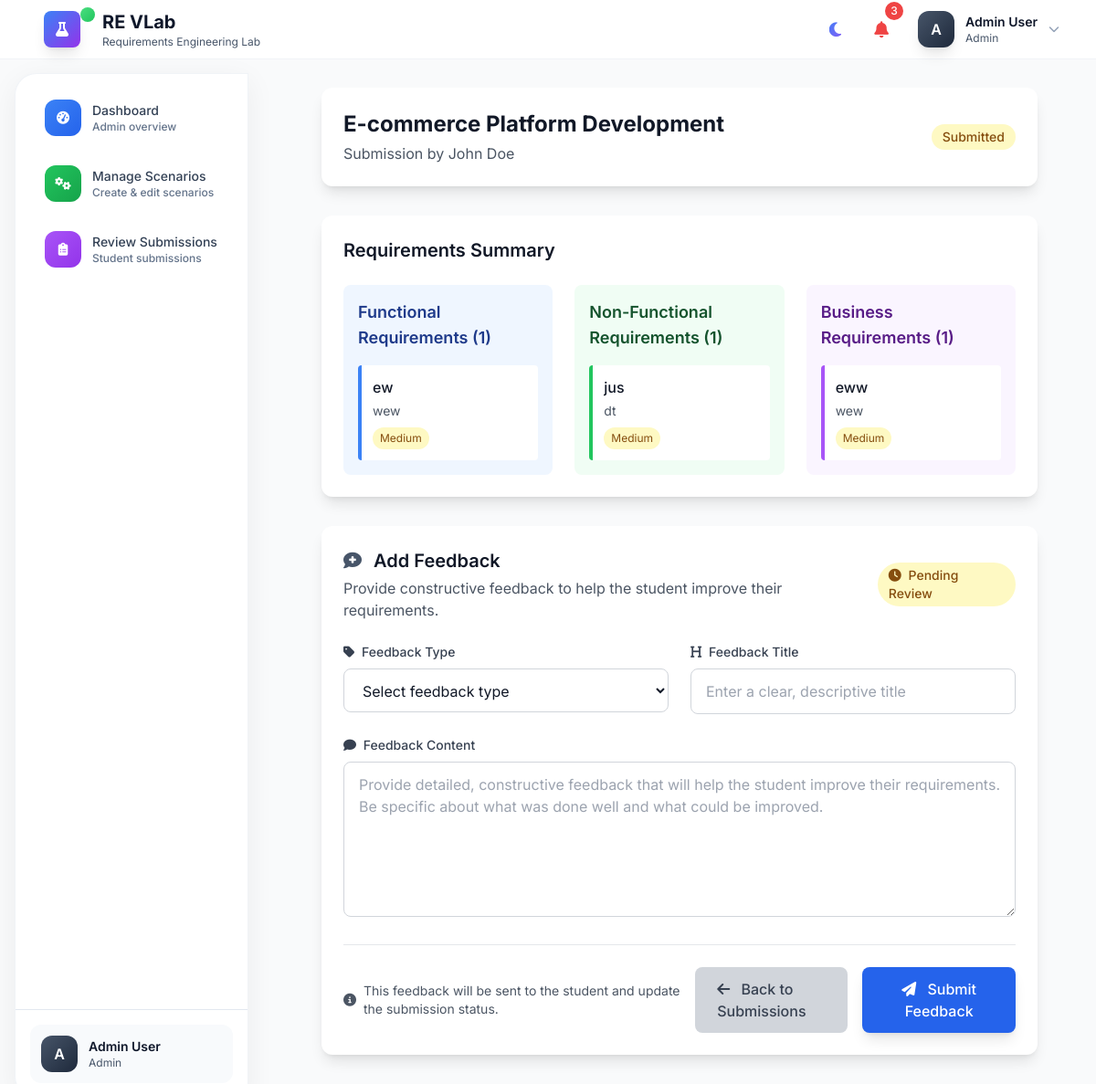
/submissions/1/ (signed in), run on an earlier commit of the app's database.
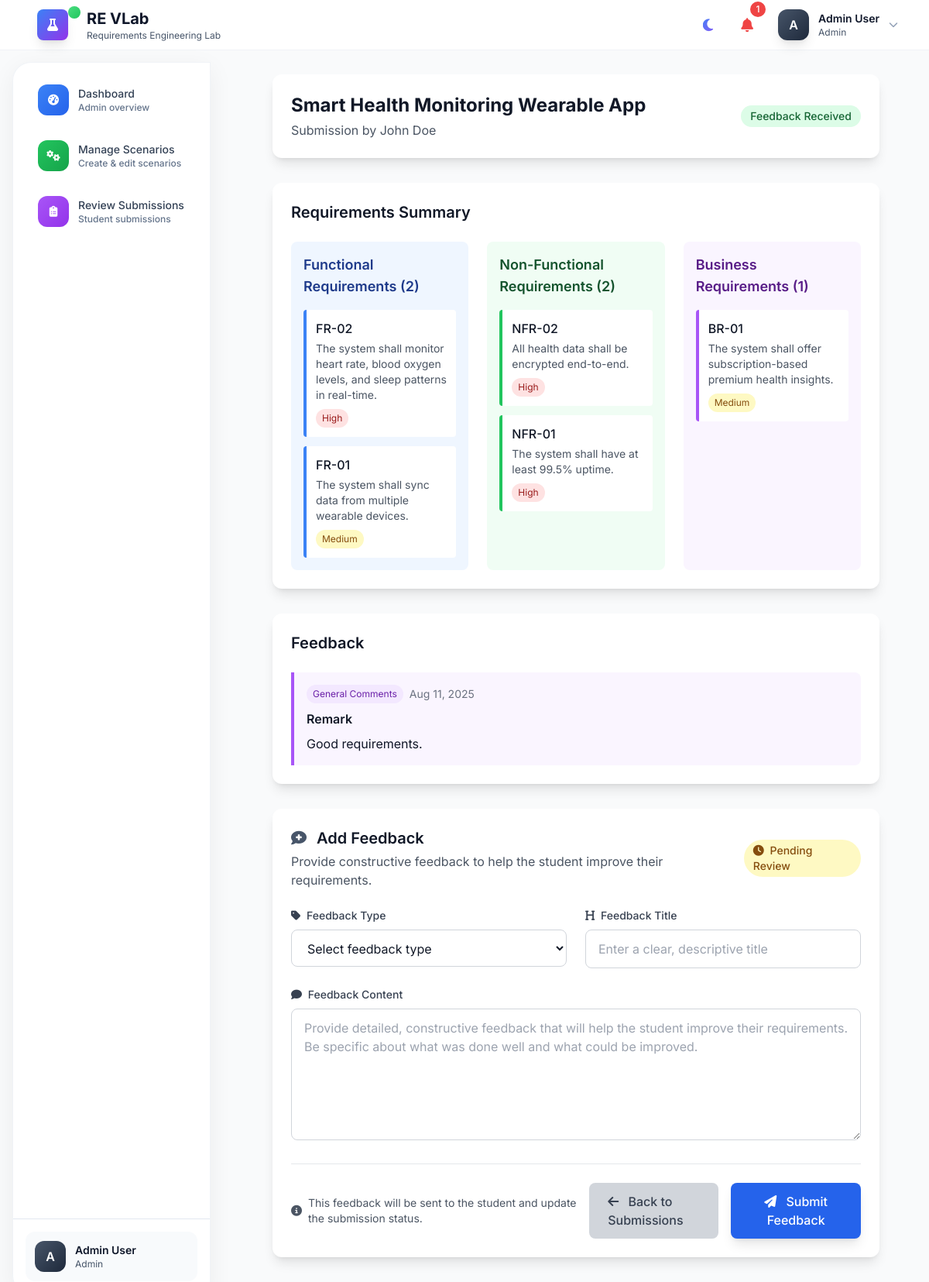
And on a later commit of the database.
### lab/models.py (models this page shows, shortened)
class ScenarioSubmission(models.Model):
    STATUS_CHOICES = [
        ('draft', 'Draft'),
        ('submitted', 'Submitted'),
        ('feedback_received', 'Feedback Received'),
    ]
    scenario = models.ForeignKey(Scenario, on_delete=models.CASCADE)
    student = models.ForeignKey(User, on_delete=models.CASCADE)
    status = models.CharField(max_length=20, choices=STATUS_CHOICES, default='draft')
    submitted_at = models.DateTimeField(null=True, blank=True)
    created_at = models.DateTimeField(auto_now_add=True)
    updated_at = models.DateTimeField(auto_now=True)
    class Meta:
        unique_together = ['scenario', 'student']
        ordering = ['-updated_at']

class Scenario(models.Model):
    DIFFICULTY_CHOICES = [
        ('beginner', 'Beginner'),
        ('intermediate', 'Intermediate'),
        ('advanced', 'Advanced'),
    ]
    title = models.CharField(max_length=200)
    difficulty = models.CharField(max_length=20, choices=DIFFICULTY_CHOICES, default='intermediate')
    introduction = models.TextField()
    aim = models.TextField()
    objectives = models.TextField()
    description = models.TextField()
    created_by = models.ForeignKey(User, on_delete=models.CASCADE)
    created_at = models.DateTimeField(auto_now_add=True)
    updated_at = models.DateTimeField(auto_now=True)
    is_active = models.BooleanField(default=True)
    class Meta:
        ordering = ['-created_at']

class Requirement(models.Model):
    REQUIREMENT_TYPES = [
        ('functional', 'Functional Requirement'),
        ('non_functional', 'Non-Functional Requirement'),
        ('business', 'Business Requirement'),
    ]
    submission = models.ForeignKey(ScenarioSubmission, on_delete=models.CASCADE, related_name='requirements')
    requirement_type = models.CharField(max_length=20, choices=REQUIREMENT_TYPES)
    title = models.CharField(max_length=200)
    description = models.TextField()
    priority = models.CharField(max_length=10, choices=[
        ('high', 'High'),
        ('medium', 'Medium'),
        ('low', 'Low')
    ], default='medium')
    created_at = models.DateTimeField(auto_now_add=True)
    updated_at = models.DateTimeField(auto_now=True)
    class Meta:
        ordering = ['requirement_type', '-created_at']

class Feedback(models.Model):
    FEEDBACK_TYPES = [
        ('general', 'General Comments'),
        ('clarification', 'Request for Clarification'),
        ('improvement', 'Suggestion for Improvement'),
    ]
    submission = models.ForeignKey(ScenarioSubmission, on_delete=models.CASCADE, related_name='feedbacks')
    feedback_type = models.CharField(max_length=20, choices=FEEDBACK_TYPES)
    title = models.CharField(max_length=200)
    content = models.TextField()
    admin = models.ForeignKey(User, on_delete=models.CASCADE)
    created_at = models.DateTimeField(auto_now_add=True)
    is_read = models.BooleanField(default=False)
    class Meta:
        ordering = ['-created_at']

### lab/views.py (the view)
# urls.py: path('submissions/<int:pk>/', views.submission_detail, name='submission_detail'),
@login_required
def submission_detail(request, pk):
    submission = get_object_or_404(ScenarioSubmission, pk=pk)
    user_profile = get_object_or_404(UserProfile, user=request.user)
    if user_profile.role == 'admin':
        pass
    elif submission.student == request.user:
        pass
    else:
        messages.error(request, 'Access denied.')
        return redirect('dashboard')
    functional_reqs = submission.requirements.filter(requirement_type='functional')
    non_functional_reqs = submission.requirements.filter(requirement_type='non_functional')
    business_reqs = submission.requirements.filter(requirement_type='business')
    feedbacks = submission.feedbacks.all().order_by('-created_at')
    context = {
        'submission': submission,
        'functional_reqs': functional_reqs,
        'non_functional_reqs': non_functional_reqs,
        'business_reqs': business_reqs,
        'feedbacks': feedbacks,
        'feedback_form': FeedbackForm() if user_profile.role == 'admin' else None,
    }
    return render(request, 'lab/submission_detail.html', context)

### lab/forms.py
class FeedbackForm(forms.ModelForm):
    class Meta:
        model = Feedback
        fields = ['feedback_type', 'title', 'content']
        widgets = {
            'feedback_type': forms.Select(attrs={'class': 'coursera-input'}),
            'title': forms.TextInput(attrs={'class': 'coursera-input'}),
            'content': forms.Textarea(attrs={'rows': 4, 'class': 'coursera-input'}),
        }
    def __init__(self, *args, **kwargs):
        super().__init__(*args, **kwargs)
        self.helper = FormHelper()
        self.helper.layout = Layout(
            'feedback_type',
            'title',
            'content',
            Submit('submit', 'Submit Feedback', css_class='coursera-btn-primary')
        )
        self.fields['title'].widget.attrs['placeholder'] = 'Enter feedback title'
        self.fields['content'].widget.attrs['placeholder'] = 'Provide detailed feedback'

### templates/lab/submission_detail.html (shortened to what the changed rows need)
{% extends 'base.html' %}
{% load crispy_forms_tags %}
{% block content %}
<div class="max-w-7xl mx-auto px-4 sm:px-6 lg:px-8">
    <div class="space-y-8">
        <div class="bg-white dark:bg-gray-800 rounded-xl shadow-lg p-6 theme-transition">
            <div class="flex items-center justify-between">
                <div>
                    <h1 class="text-2xl font-bold text-gray-900 dark:text-white">{{ submission.scenario.title }}</h1>
                    <p class="text-gray-600 dark:text-gray-400 mt-1">
                        Submission by {{ submission.student.get_full_name|default:submission.student.username }}
                    </p>
                </div>
                <span class="px-3 py-1 rounded-full text-sm font-medium
                    {% if submission.status == 'submitted' %}bg-yellow-100 dark:bg-yellow-900/30 text-yellow-800 dark:text-yellow-300
                    {% elif submission.status == 'feedback_received' %}bg-green-100 dark:bg-green-900/30 text-green-800 dark:text-green-300
                    {% else %}bg-gray-100 dark:bg-gray-700 text-gray-800 dark:text-gray-300{% endif %}">
                    {{ submission.get_status_display }}
                </span>
            </div>
        </div>
        <div class="bg-white dark:bg-gray-800 rounded-xl shadow-lg p-6 theme-transition">
            <h2 class="text-xl font-semibold mb-6 text-gray-900 dark:text-white">Requirements Summary</h2>
            <div class="grid md:grid-cols-3 gap-6">
                <div class="bg-blue-50 dark:bg-blue-900/20 rounded-lg p-4 theme-transition">
                    <h3 class="text-lg font-semibold text-blue-900 dark:text-blue-300 mb-4">
                        Functional Requirements ({{ functional_reqs.count }})
                    </h3>
                    <div class="space-y-3">
                        {% for req in functional_reqs %}
                        <div class="bg-white dark:bg-gray-700 p-3 rounded border-l-4 border-blue-500 theme-transition">
                            <h4 class="font-medium text-gray-900 dark:text-white">{{ req.title }}</h4>
                            <p class="text-sm text-gray-600 dark:text-gray-400 mt-1">{{ req.description }}</p>
                            <span class="inline-block mt-2 px-2 py-1 text-xs rounded-full
                                {% if req.priority == 'high' %}bg-red-100 dark:bg-red-900/30 text-red-800 dark:text-red-300
                                {% elif req.priority == 'medium' %}bg-yellow-100 dark:bg-yellow-900/30 text-yellow-800 dark:text-yellow-300
                                {% else %}bg-green-100 dark:bg-green-900/30 text-green-800 dark:text-green-300{% endif %}">
                                {{ req.get_priority_display }}
                            </span>
                        </div>
                        {% empty %}
                        <p class="text-gray-500 dark:text-gray-400 text-sm">No functional requirements</p>
                        {% endfor %}
                    </div>
                </div>
                <div class="bg-green-50 dark:bg-green-900/20 rounded-lg p-4 theme-transition">
                    <h3 class="text-lg font-semibold text-green-900 dark:text-green-300 mb-4">
                        Non-Functional Requirements ({{ non_functional_reqs.count }})
                    </h3>
                    <div class="space-y-3">
                        {% for req in non_functional_reqs %}
                        <div class="bg-white dark:bg-gray-700 p-3 rounded border-l-4 border-green-500 theme-transition">
                            <h4 class="font-medium text-gray-900 dark:text-white">{{ req.title }}</h4>
                            <p class="text-sm text-gray-600 dark:text-gray-400 mt-1">{{ req.description }}</p>
                            <span class="inline-block mt-2 px-2 py-1 text-xs rounded-full
                                {% if req.priority == 'high' %}bg-red-100 dark:bg-red-900/30 text-red-800 dark:text-red-300
                                {% elif req.priority == 'medium' %}bg-yellow-100 dark:bg-yellow-900/30 text-yellow-800 dark:text-yellow-300
                                {% else %}bg-green-100 dark:bg-green-900/30 text-green-800 dark:text-green-300{% endif %}">
                                {{ req.get_priority_display }}
                            </span>
                        </div>
                        {% empty %}
                        <p class="text-gray-500 dark:text-gray-400 text-sm">No non-functional requirements</p>
                        {% endfor %}
                    </div>
                </div>
                <div class="bg-purple-50 dark:bg-purple-900/20 rounded-lg p-4 theme-transition">
                    <div class="space-y-3">
                        {% for req in business_reqs %}
                        <div class="bg-white dark:bg-gray-700 p-3 rounded border-l-4 border-purple-500 theme-transition">
                            <h4 class="font-medium text-gray-900 dark:text-white">{{ req.title }}</h4>
                            <p class="text-sm text-gray-600 dark:text-gray-400 mt-1">{{ req.description }}</p>
                            <span class="inline-block mt-2 px-2 py-1 text-xs rounded-full
                                {% if req.priority == 'high' %}bg-red-100 dark:bg-red-900/30 text-red-800 dark:text-red-300
                                {% elif req.priority == 'medium' %}bg-yellow-100 dark:bg-yellow-900/30 text-yellow-800 dark:text-yellow-300
                                {% else %}bg-green-100 dark:bg-green-900/30 text-green-800 dark:text-green-300{% endif %}">
                                {{ req.get_priority_display }}
                            </span>
                        </div>
                        {% empty %}
                        <p class="text-gray-500 dark:text-gray-400 text-sm">No business requirements</p>
                        {% endfor %}
                    </div>
                </div>
            </div>
        </div>
        {% if feedbacks %}
        <div class="bg-white dark:bg-gray-800 rounded-xl shadow-lg p-6 theme-transition">
            <h2 class="text-xl font-semibold mb-6 text-gray-900 dark:text-white">Feedback</h2>
            <div class="space-y-4">
                {% for feedback in feedbacks %}
                <div class="border-l-4 border-purple-500 bg-purple-50 dark:bg-purple-900/20 p-4 rounded-r-lg theme-transition">
                    <div class="flex items-start justify-between">
                        <div class="flex-1">
                            <div class="flex items-center space-x-2 mb-2">
                                <span class="px-2 py-1 text-xs rounded-full bg-purple-100 dark:bg-purple-800 text-purple-800 dark:text-purple-200">
                                    {{ feedback.get_feedback_type_display }}
                                </span>
                                <span class="text-sm text-gray-500 dark:text-gray-400">{{ feedback.created_at|date:"M d, Y" }}</span>
                            </div>
                            <h3 class="font-semibold text-gray-900 dark:text-white mb-2">{{ feedback.title }}</h3>
                            <p class="text-gray-700 dark:text-gray-300">{{ feedback.content|linebreaks }}</p>
                        </div>
                    </div>
                </div>
                {% endfor %}
            </div>
        </div>
        {% endif %}
        {% if feedback_form %}
        <div class="bg-white dark:bg-gray-800 rounded-xl shadow-lg p-6 theme-transition">
            <div class="flex items-center justify-between mb-6">
                <div>
                    <h2 class="text-xl font-semibold text-gray-900 dark:text-white">
                        <i class="fas fa-comment-medical mr-2 text-primary-600 dark:text-primary-400"></i>
                        Add Feedback
                    </h2>
                </div>
            </div>
        </div>
        {% endif %}
    </div>
</div>
{% endblock %}

### templates/base.html (shortened to what the changed rows need)
{% load static %}
<!DOCTYPE html>
<html lang="en" class="{% if request.session.theme == 'dark' %}dark{% endif %}">
<head>
    <script src="https://cdn.tailwindcss.com"></script>
    <link href="https://cdnjs.cloudflare.com/ajax/libs/font-awesome/6.4.0/css/all.min.css" rel="stylesheet">
</head>
<body class="font-sans antialiased bg-gray-50 dark:bg-gray-900 text-gray-900 dark:text-white" x-data="{ sidebarOpen: false, sidebarCollapsed: false, notificationsOpen: false, profileOpen: false }">
    {% if user.is_authenticated %}
    <nav class="nav-glass fixed w-full top-0 z-50">
        <div class="max-w-7xl mx-auto px-4 sm:px-6 lg:px-8">
            <div class="flex justify-between items-center h-16">
                <div class="flex items-center space-x-4">
                    <a href="{% url 'home' %}" class="flex items-center space-x-3 group">
                        <div class="hidden sm:block">
                            <h1 class="text-xl font-bold text-primary-900 dark:text-white">RE VLab</h1>
                        </div>
                    </a>
                </div>
                <div class="flex items-center space-x-3">
                    {% if user.is_authenticated %}
                        <div class="relative" x-data="{ open: false }">
                            <button @click="open = !open"
                            class="relative p-3 text-primary-600 dark:text-primary-400 hover:bg-primary-50 dark:hover:bg-primary-800/50 rounded-xl transition-colors">
                                {% if has_unread_notifications %}
                                    <i class="fas fa-bell text-lg text-red-500 animate-pulse-notification"></i>
                                    <span class="absolute -top-1 -right-1 bg-red-500 text-white text-xs rounded-full h-5 w-5 flex items-center justify-center font-medium">
                                        {{ unread_notifications_count }}
                                    </span>
                                {% else %}
                                    <i class="fas fa-bell text-lg"></i>
                                {% endif %}
                            </button>
                        </div>
                    {% else %}
                        <a href="{% url 'login' %}" class="btn-secondary">Sign In</a>
                        <a href="{% url 'register' %}" class="btn-primary">Get Started</a>
                    {% endif %}
                </div>
            </div>
        </div>
    </nav>
    {% endif %}
    {% if user.is_authenticated %}
    <div class="flex min-h-screen pt-16">
        {% endif %}
        {% if user.is_authenticated %}
        <div class="flex-1"
            :class="sidebarCollapsed ? 'md:ml-16' : 'md:ml-72'">
        {% else %}
        <div class="flex-1 w-full">
        {% endif %}
            {% if user.is_authenticated %}
            <main class="p-4 md:p-6 lg:p-8">
            {% else %}
            <main class="w-full">
            {% endif %}
                {% block content %}
                {% endblock %}
            </main>
        </div>
    </div>
</body>
</html>

What changed in the data, as far as the page shows it:
removed Requirement: title "ew", description "wew", priority "Medium", shown under "Functional Requirements (1)"
removed Requirement: title "jus", description "dt", priority "Medium", shown under "Non-Functional Requirements (1)"
removed Requirement: title "eww", description "wew", priority "Medium", shown under "Business Requirements (1)"
changed ScenarioSubmission "John Doe": scenario "E-commerce Platform Development" → "Smart Health Monitoring Wearable App"; status "Submitted" → "Feedback Received"
added Requirement: title "FR-02", description "The system shall monitor heart rate, blood oxygen levels, and sleep patterns in real-time.", priority "High", shown under "Functional Requirements (2)"
added Requirement: title "FR-01", description "The system shall sync data from multiple wearable devices.", priority "Medium", shown under "Functional Requirements (2)"
now on this page (row edited): Requirement: title "NFR-02", description "All health data shall be encrypted end-to-end.", priority "High", shown under "Non-Functional Requirements (2)"
added Requirement: title "NFR-01", description "The system shall have at least 99.5% uptime.", priority "High", shown under "Non-Functional Requirements (2)"
now on this page (row edited): Requirement: title "BR-01", description "The system shall offer subscription-based premium health insights.", priority "Medium", shown under "Business Requirements (1)"
added Feedback: feedback_type "General Comments", created_at "Aug 11, 2025", title "Remark", content "Good requirements."
Also different on the page:
{{ unread_notifications_count }}: "3" → "1"
{{ functional_reqs.count }}: "1" → "2"
{{ non_functional_reqs.count }}: "1" → "2"
text now shown: "Feedback"
